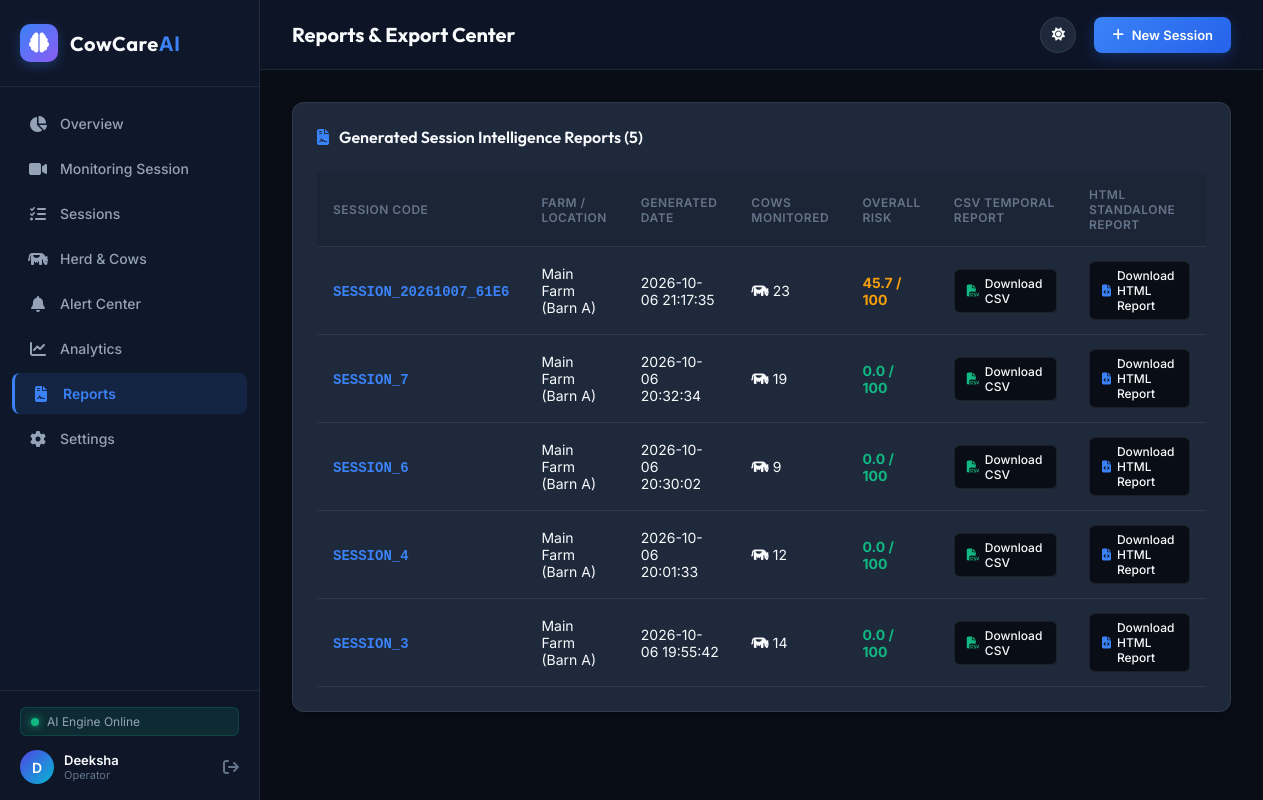
Screenshot of /reports (signed in) with the database file from the repository.
### tables this page shows
CREATE TABLE predictions (
            id              INTEGER PRIMARY KEY AUTOINCREMENT,
            user_id         INTEGER NOT NULL,
            video_input     TEXT,
            left_audio      TEXT,
            right_audio     TEXT,
            video_output    TEXT,
            csv_report      TEXT,
            html_report     TEXT,
            total_cows      INTEGER DEFAULT 0,
            total_alerts    INTEGER DEFAULT 0,
            alert_flag      INTEGER DEFAULT 0,
            status          TEXT DEFAULT 'pending',
            created         TEXT DEFAULT CURRENT_TIMESTAMP,
            finished        TEXT, session_code TEXT, farm_name TEXT DEFAULT 'Main Farm', location TEXT DEFAULT 'Barn A', camera_id TEXT DEFAULT 'Cam 1', duration REAL DEFAULT 0.0, left_duration REAL DEFAULT 0.0, right_duration REAL DEFAULT 0.0, sync_status TEXT DEFAULT 'Synchronized', total_events INTEGER DEFAULT 0, total_anomalies INTEGER DEFAULT 0, overall_risk REAL DEFAULT 0.0,
            FOREIGN KEY(user_id) REFERENCES users(id)
        );

### app.py (the view)
@app.route("/reports")
@login_required
def reports_page():
    conn = get_db()
    uid = session["user_id"]
    rows = conn.execute("""
        SELECT id, session_code, farm_name, location, created, csv_report, html_report, overall_risk, total_cows, total_alerts
        FROM predictions
        WHERE user_id=? AND status='done'
        ORDER BY id DESC
    """, (uid,)).fetchall()
    conn.close()
    return render_template("reports.html", predictions=rows, basename=basename)

### app.py (called while the page is built)
def login_required(f):
    @wraps(f)
    def wrapper(*args, **kwargs):
        if "user_id" not in session:
            flash("Please log in first.", "warning")
            return redirect(url_for("login"))
        return f(*args, **kwargs)
    return wrapper

def basename(p):
    if not p:
        return None
    return os.path.basename(p.replace("\\", "/"))

### database.py (called while the page is built)
def get_db():
    conn = sqlite3.connect(DB_PATH, check_same_thread=False)
    conn.row_factory = sqlite3.Row
    return conn

### templates/reports.html (shortened to what this page needs)
{% extends "base.html" %}
{% block page_title %}Reports & Export Center{% endblock %}
{% block content %}
<div class="card">
  <div class="card-header">
    <div class="card-title">
      <i class="fas fa-file-contract" style="color: var(--accent-blue);"></i>
      Generated Session Intelligence Reports ({{ predictions | length }})
    </div>
  </div>
  {% if predictions %}
  <div class="table-responsive">
    <table class="platform-table">
      <thead>
        <tr>
          <th>Session Code</th>
          <th>Farm / Location</th>
          <th>Generated Date</th>
          <th>Cows Monitored</th>
          <th>Overall Risk</th>
          <th>CSV Temporal Report</th>
          <th>HTML Standalone Report</th>
        </tr>
      </thead>
      <tbody>
        {% for p in predictions %}
        <tr>
          <td><strong style="font-family: monospace; color: var(--accent-blue);">{{ p.session_code or ('SESSION_' ~ p.id) }}</strong></td>
          <td>{{ p.farm_name or 'Main Farm' }} ({{ p.location or 'Barn A' }})</td>
          <td>{{ p.created }}</td>
          <td><i class="fas fa-cow"></i> {{ p.total_cows or 0 }}</td>
          <td>
            <span style="font-weight: 700; color: {% if (p.overall_risk or 0) >= 60 %}var(--accent-red){% elif (p.overall_risk or 0) >= 30 %}var(--accent-amber){% else %}var(--accent-green){% endif %};">
              {{ p.overall_risk or 0.0 }} / 100
            </span>
          </td>
          <td>
            {% if p.csv_report %}
            <a href="{{ url_for('serve_report', fname=basename(p.csv_report)) }}?download=1" class="btn-action">
              <i class="fas fa-file-csv" style="color: var(--accent-green);"></i> Download CSV
            </a>
            {% else %}
            <span style="color: var(--text-muted);">N/A</span>
            {% endif %}
          </td>
          <td>
            {% if p.html_report %}
            <a href="{{ url_for('serve_report', fname=basename(p.html_report)) }}?download=1" class="btn-action">
              <i class="fas fa-file-code" style="color: var(--accent-blue);"></i> Download HTML Report
            </a>
            {% else %}
            <span style="color: var(--text-muted);">N/A</span>
            {% endif %}
          </td>
        </tr>
        {% endfor %}
      </tbody>
    </table>
  </div>
  {% endif %}
</div>
{% endblock %}

### static/css/style.css (style rules this page uses)
:root, [data-theme="dark"] { --bg-root: #090d16; --bg-sidebar: #0f172a; --bg-topbar: rgba(15, 23, 42, 0.85); --bg-card: #1e293b; --bg-card-hover: #26354a; --bg-input: #0f172a; --border-color: rgba(255, 255, 255, 0.08); --border-focus: #3b82f6; --text-main: #f8fafc; --text-secondary: #94a3b8; --text-muted: #64748b; --accent-green: #10b981; --accent-green-bg: rgba(16, 185, 129, 0.12); --accent-amber: #f59e0b; --accent-amber-bg: rgba(245, 158, 11, 0.12); --accent-red: #ef4444; --accent-red-bg: rgba(239, 68, 68, 0.12); --accent-blue: #3b82f6; --accent-blue-bg: rgba(59, 130, 246, 0.12); --accent-purple: #8b5cf6; --accent-purple-bg: rgba(139, 92, 246, 0.12); --shadow-sm: 0 2px 8px rgba(0, 0, 0, 0.25); --shadow-md: 0 4px 20px rgba(0, 0, 0, 0.35); --shadow-glow-green: 0 0 15px rgba(16, 185, 129, 0.25); --shadow-glow-red: 0 0 15px rgba(239, 68, 68, 0.25); }
* { margin: 0; padding: 0; box-sizing: border-box; font-family: 'Inter', -apple-system, BlinkMacSystemFont, sans-serif; }
body { background-color: var(--bg-root); color: var(--text-main); min-height: 100vh; display: flex; overflow-x: hidden; transition: background-color 0.3s ease, color 0.3s ease; }
.card { background-color: var(--bg-card); border: 1px solid var(--border-color); border-radius: 12px; padding: 24px; box-shadow: var(--shadow-sm); transition: all 0.2s ease; margin-bottom: 24px; }
.card-header { display: flex; align-items: center; justify-content: space-between; margin-bottom: 18px; }
.card-title { font-family: 'Outfit', sans-serif; font-size: 16px; font-weight: 600; color: var(--text-main); display: flex; align-items: center; gap: 10px; }
.table-responsive { width: 100%; overflow-x: auto; }
.platform-table { width: 100%; border-collapse: separate; border-spacing: 0; margin-top: 8px; }
.platform-table th { background-color: rgba(0, 0, 0, 0.1); color: var(--text-muted); font-size: 12px; font-weight: 600; text-transform: uppercase; letter-spacing: 0.5px; padding: 14px 16px; text-align: left; border-bottom: 1px solid var(--border-color); }
.platform-table td { padding: 14px 16px; font-size: 14px; color: var(--text-main); border-bottom: 1px solid var(--border-color); transition: background-color 0.15s ease; }
.btn-action { padding: 6px 12px; border-radius: 6px; font-size: 12px; font-weight: 500; text-decoration: none; display: inline-flex; align-items: center; gap: 6px; border: 1px solid var(--border-color); background-color: var(--bg-root); color: var(--text-main); transition: all 0.2s ease; cursor: pointer; }

### rows the page displays
predictions: session_code "SESSION_20261007_61E6", farm_name "Main Farm", location "Barn A", created "2026-10-06 21:17:35", total_cows "23", overall_risk "45.7"
predictions: id "SESSION_7", farm_name "Main Farm", location "Barn A", created "2026-10-06 20:32:34", total_cows "19", overall_risk "0.0"
predictions: id "SESSION_6", farm_name "Main Farm", location "Barn A", created "2026-10-06 20:30:02", total_cows "9", overall_risk "0.0"
predictions: id "SESSION_4", farm_name "Main Farm", location "Barn A", created "2026-10-06 20:01:33", total_cows "12", overall_risk "0.0"
predictions: id "SESSION_3", farm_name "Main Farm", location "Barn A", created "2026-10-06 19:55:42", total_cows "14", overall_risk "0.0"

### other values shown
{{ session.get('username', 'U')[0].upper() }} "D"
{{ session.get('username', 'User') }} "Deeksha"
{{ predictions | length }} "5"
